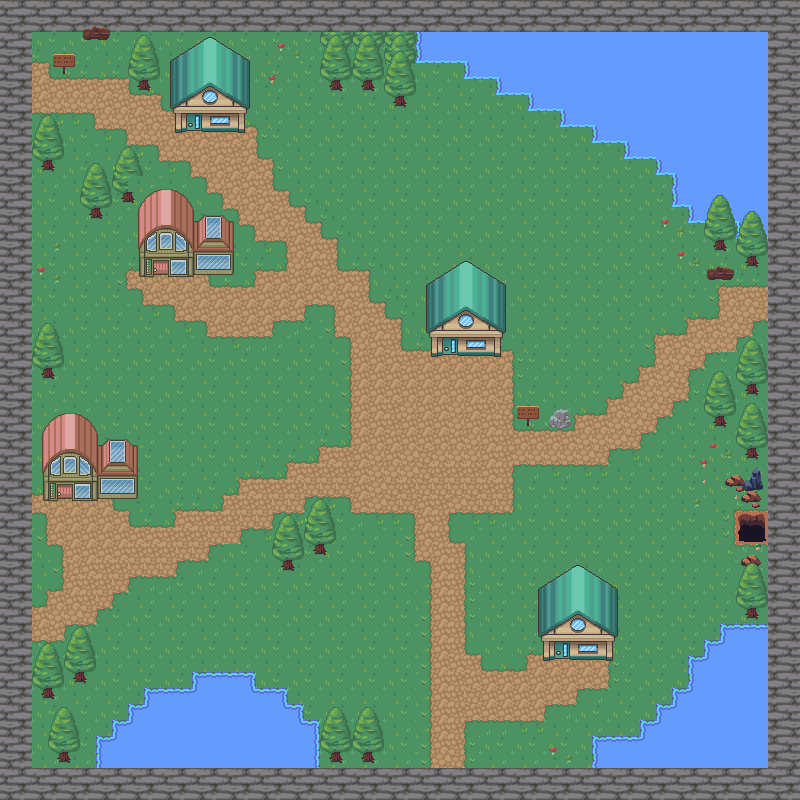

Tiled map render using the project's own tile images. Description and the map definition, with tile-layer contents summarised, below:
An orthogonal 50x50 tile map with 16x16 px tiles, 8 tile layers (background, walls, water, path, ...), 3 tilesets and 85 objects (59x collision, player, enter_house, enter_house_exit, exit_house2, ...).

<map version="1.5" tiledversion="1.7.2" orientation="orthogonal" renderorder="right-down" width="50" height="50" tilewidth="16" tileheight="16" infinite="0" nextlayerid="11" nextobjectid="107">
 <tileset firstgid="1" source="nature.tsx" />
 <tileset firstgid="721" source="house.tsx" />
 <tileset firstgid="1496" source="dungeon.tsx" />
 <layer id="1" name="background" width="50" height="50">
  <data>[2500 cells, 2500 non-empty, 8 distinct tile ids]</data>
 </layer>
 <layer id="2" name="walls" width="50" height="50">
  <data>[2500 cells, 388 non-empty, 8 distinct tile ids]</data>
 </layer>
 <layer id="4" name="water" width="50" height="50">
  <data>[2500 cells, 320 non-empty, 31 distinct tile ids]</data>
 </layer>
 <layer id="3" name="path" width="50" height="50">
  <data>[2500 cells, 668 non-empty, 46 distinct tile ids]</data>
 </layer>
 <layer id="9" name="decoration" width="50" height="50">
  <data>[2500 cells, 4 non-empty, 4 distinct tile ids]</data>
 </layer>
 <layer id="6" name="house" width="50" height="50">
  <data>[2500 cells, 114 non-empty, 50 distinct tile ids]</data>
 </layer>
 <layer id="7" name="dungeon" width="50" height="50">
  <data>[2500 cells, 8 non-empty, 8 distinct tile ids]</data>
 </layer>
 <layer id="10" name="top" width="50" height="50">
  <data>[2500 cells, 253 non-empty, 62 distinct tile ids]</data>
 </layer>
 <objectgroup id="5" name="Objects">
  <object id="2" type="collision" x="-0.666667" y="0" width="32.6667" height="800" />
  <object id="3" type="collision" x="768" y="0" width="32" height="800" />
  <object id="5" type="collision" x="32" y="0" width="736" height="32" />
  <object id="6" type="collision" x="32" y="768" width="736" height="32" />
  <object id="11" name="player" x="268.667" y="189.333">
   <point />
  </object>
  <object id="12" type="collision" x="112" y="720" width="208" height="48" />
  <object id="13" type="collision" x="129.333" y="704.667" width="175.333" height="14.6667" />
  <object id="14" type="collision" x="144.667" y="688" width="144" height="16.6667" />
  <object id="15" type="collision" x="192" y="671.333" width="64" height="16" />
  <object id="16" type="collision" x="96.6667" y="736" width="16" height="31.3333" />
  <object id="17" type="collision" x="704" y="639.333" width="64" height="128" />
  <object id="18" type="collision" x="720" y="624" width="48" height="16" />
  <object id="19" type="collision" x="592.667" y="736" width="112" height="32" />
  <object id="20" type="collision" x="640" y="720" width="64" height="16" />
  <object id="21" type="collision" x="688.667" y="656.667" width="16" height="64" />
  <object id="22" type="collision" x="656" y="704" width="32" height="16" />
  <object id="23" type="collision" x="672" y="688" width="16" height="16" />
  <object id="24" type="collision" x="560" y="32" width="208" height="96" />
  <object id="25" type="collision" x="416" y="32" width="144" height="32" />
  <object id="26" type="collision" x="464" y="64" width="96" height="16" />
  <object id="27" type="collision" x="496" y="80" width="64" height="16" />
  <object id="28" type="collision" x="528" y="96" width="32" height="16" />
  <object id="29" type="collision" x="736" y="128" width="32" height="112" />
  <object id="30" type="collision" x="592" y="128" width="144" height="16" />
  <object id="31" type="collision" x="672" y="144" width="64" height="64" />
  <object id="32" type="collision" x="624" y="144" width="48" height="16" />
  <object id="33" type="collision" x="656" y="160" width="16" height="16" />
  <object id="34" type="collision" x="688" y="208" width="48" height="16" />
  <object id="35" type="collision" x="43" y="467.333" width="94.3333" height="33.3333" />
  <object id="36" type="collision" x="139.167" y="243.75" width="94.3333" height="33.3333" />
  <object id="37" type="collision" x="431" y="325" width="69.3333" height="31.6667" />
  <object id="38" type="collision" x="175.318" y="101.409" width="69.3333" height="31.6667" />
  <object id="39" type="collision" x="543.333" y="629" width="69.3333" height="31.6667" />
  <object id="40" name="enter_house" x="442" y="337.273" width="15.8182" height="23.4545" />
  <object id="41" name="enter_house_exit" x="450" y="373.455">
   <point />
  </object>
  <object id="42" type="collision" x="82.75" y="32" width="27.5" height="8" />
  <object id="44" type="collision" x="52.5" y="54" width="23" height="23.75" />
  <object id="45" type="collision" x="137.5" y="78.5" width="14" height="12" />
  <object id="47" type="collision" x="42" y="159.25" width="12" height="13" />
  <object id="48" type="collision" x="90.25" y="205.5" width="11.5" height="14.25" />
  <object id="49" type="collision" x="122.75" y="191.5" width="10.75" height="11.25" />
  <object id="50" type="collision" x="329.75" y="77" width="12.75" height="15" />
  <object id="51" type="collision" x="41.5" y="365.75" width="12" height="14" />
  <object id="53" type="collision" x="282.5" y="557.75" width="11.5" height="14.25" />
  <object id="54" type="collision" x="314.75" y="543.5" width="11.75" height="13" />
  <object id="55" type="collision" x="74" y="672.5" width="12.5" height="11.75" />
  <object id="56" type="collision" x="42.5" y="686" width="11.25" height="13.5" />
  <object id="57" type="collision" x="57.75" y="750.5" width="11.5" height="12.75" />
  <object id="58" type="collision" x="329.5" y="750.25" width="12.5" height="15" />
  <object id="59" type="collision" x="745.25" y="605" width="13.25" height="14.75" />
  <object id="62" type="collision" x="746.25" y="447.5" width="12.25" height="14.5" />
  <object id="63" type="collision" x="745.25" y="380.75" width="13.5" height="15.75" />
  <object id="64" type="collision" x="715.5" y="413.75" width="10" height="13.75" />
  <object id="65" type="collision" x="517" y="404.75" width="23" height="23.75" />
  <object id="66" type="collision" x="549.25" y="416.5" width="21.75" height="14" />
  <object id="67" type="collision" x="552.75" y="411.25" width="16.75" height="4.25" />
  <object id="69" type="collision" x="705.5" y="268.25" width="29" height="12.75" />
  <object id="70" type="collision" x="746.5" y="251.75" width="11" height="16.75" />
  <object id="71" type="collision" x="713.75" y="237.75" width="12.75" height="14.75" />
  <object id="72" type="collision" x="395" y="94.25" width="10.75" height="14" />
  <object id="73" type="collision" x="361.25" y="77.75" width="13.25" height="14.25" />
  <object id="75" name="exit_house2" x="161.25" y="301.5">
   <point />
  </object>
  <object id="76" name="enter_house2" x="153.375" y="260.375" width="15" height="18.875" />
  <object id="77" type="collision" x="363.333" y="752.667" width="9.66667" height="9" />
  <object id="79" name="enter_dungeon" x="734.5" y="510.75" width="32.75" height="34.25" />
  <object id="82" name="dungeon_exit_spawn" x="696.5" y="520.75">
   <point />
  </object>
  <object id="98" name="enter_house3" x="186.25" y="112.5" width="15.25" height="21.5" />
  <object id="100" name="exit_house3" x="192.5" y="143.75">
   <point />
  </object>
  <object id="101" name="enter_house4" x="57.25" y="483" width="14.5" height="18.75" />
  <object id="102" name="exit_house4" x="64.6591" y="512.045">
   <point />
  </object>
  <object id="103" name="enter_house5" x="553.591" y="640.909" width="16.1932" height="22.8295" />
  <object id="104" name="exit_house5" x="558.091" y="679.602">
   <point />
  </object>
 </objectgroup>
 <objectgroup id="8" name="NPCPaths">
  <object id="83" name="paul_path1" x="496.75" y="496.182" width="16" height="15.4545" />
  <object id="84" name="paul_path2" x="352.235" y="496.235" width="15.8182" height="16" />
  <object id="85" name="paul_path3" x="352.227" y="384.114" width="16.1818" height="16" />
  </objectgroup>
</map>
<!-- 10 of 85 objects omitted -->
